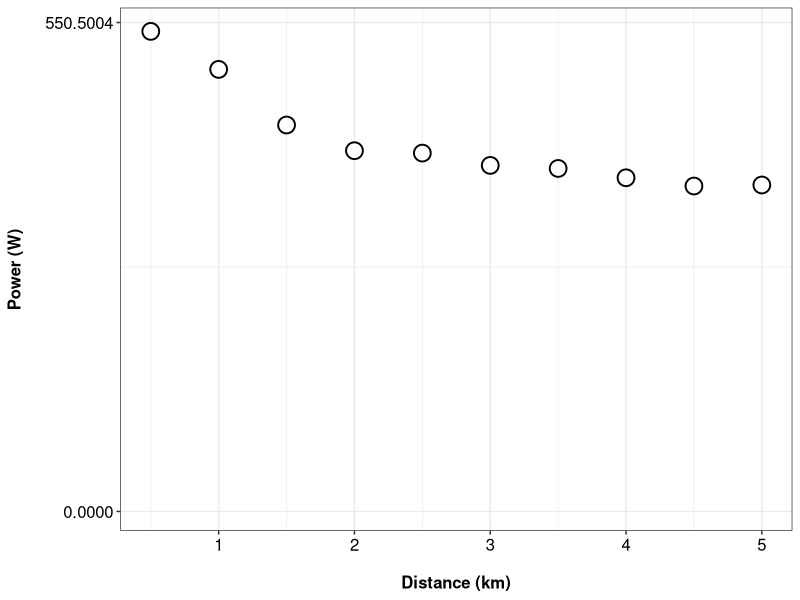

R code for this plot:
library(readxl)
library(dplyr)
library(ggplot2)


data_raw <- read_excel("01_data/test_data.xlsx", col_names = c("time", "power", "rpm", "distance", "unused_2"))

data_cleaned <- data_raw %>% 
  filter(!is.na(distance)) %>% 
  select(time, power, distance)


data_binned <- data_cleaned %>%
  mutate(distance_bin = cut(distance, breaks = seq(0, 5, by = 0.5), include.highest = FALSE, right = TRUE)) %>%
  group_by(distance_bin) %>%
  summarize(avg_power = mean(power), .groups = 'drop') %>%
  mutate(distance_bin_right = as.numeric(sub(".*,([0-9]+\\.?[0-9]*)\\]", "\\1", as.character(distance_bin)))) 


ggplot(data_binned, aes(x = distance_bin_right, y = avg_power)) +
  geom_point(
    shape = 21,
    size = 5,
    color = "black",
    fill = "white",
    stroke = 1
  ) +
  labs(
    x = "Distance (km)",
    y = "Power (W)"
  ) +
  theme_bw() +
  scale_y_continuous(breaks = c(0, max(data_binned$avg_power + 10))) +
  theme(
    axis.title.x = element_text(size = 12, face = "bold", color = "black", margin = margin(t = 15)),
    axis.title.y = element_text(size = 12, face = "bold", color = "black", margin = margin(r = 15)),
    axis.text = element_text(size = 12, color = "black")
  )

